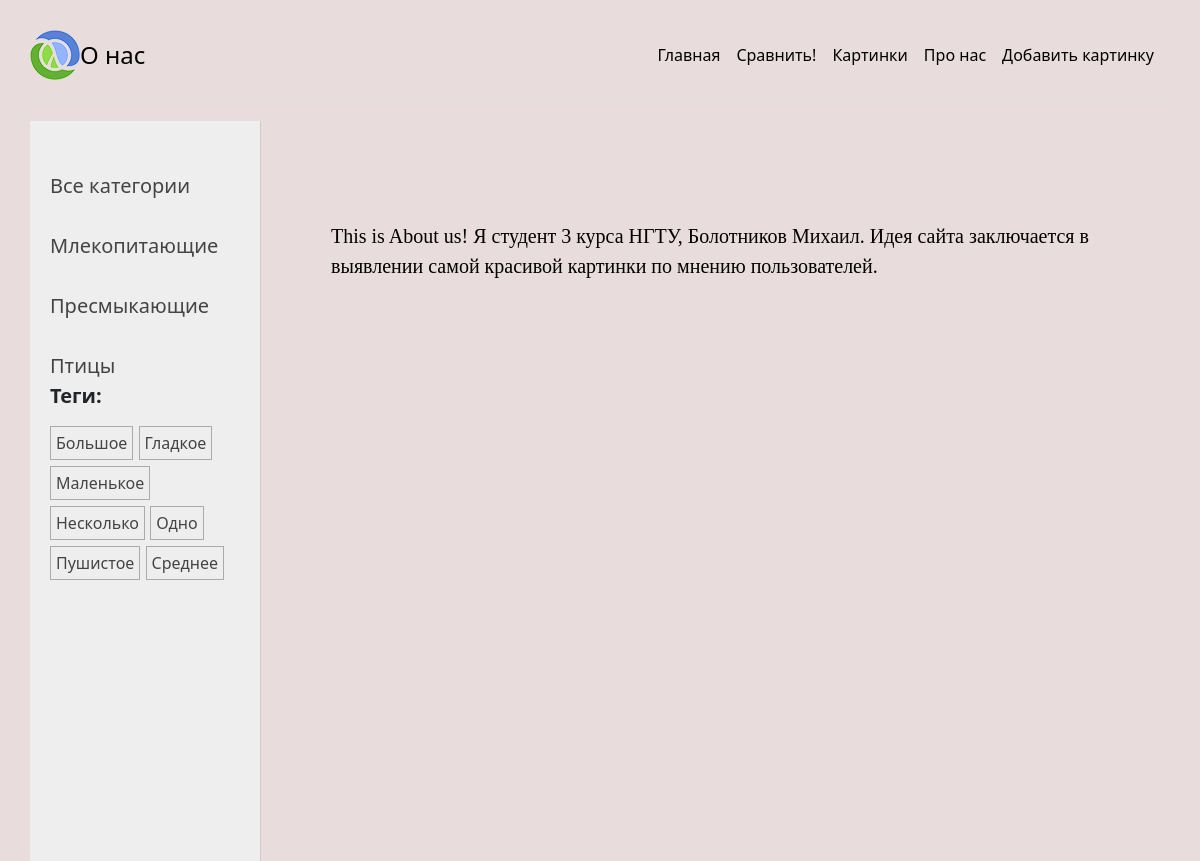
Page /about-us on the committed database.
### myFirstProject/models.py (models this page shows, shortened)
class Category(models.Model):
    name = models.CharField(max_length=100, db_index=True, verbose_name="Категория")
    slug = models.SlugField(max_length=255, unique=True, db_index=True)
    class Meta:
        verbose_name = "Категория"
        verbose_name_plural = "Категории"
    def get_absolute_url(self):
        return reverse('category', kwargs={'cat_slug': self.slug})

class TagPost(models.Model):
    tag = models.CharField(max_length=100, db_index=True)
    slug = models.SlugField(max_length=255, unique=True, db_index=True)
    def get_absolute_url(self):
        return reverse('tag', kwargs={'tag_slug': self.slug})

### myFirstProject/views.py (the view)
# urls.py: path('about-us', views.about, name='about'),
def about(request):
    data = {
        'content': 'О нас',
        'title': 'О нас',
        'dict': {'key_1': 'Главная', 'key_2': 'Сравнить!', 'key_3': 'Картинки', 'key_4': 'Про нас', 'key_5': 'Добавить картинку'}
    }
    return render(request, 'myFirstProject/about.html', data)

### myFirstProject/templatetags/photo_tags.py (called while the page is built)
@register.inclusion_tag('myFirstProject/list_categories.html')
def show_categories(cat_selected=0):
    cats = Category.objects.annotate(total=Count("posts")).filter(total__gt=0)
    return {'cats': cats, 'cat_selected': cat_selected}

@register.inclusion_tag('myFirstProject/list_tags.html')
def show_all_tags():
    return {'tags': TagPost.objects.annotate(total=Count("tags")).filter(total__gt=0)}

### myFirstProject/templates/myFirstProject/about.html
{% extends 'base.html' %}
{% block content %}
This is About us!
Я студент 3 курса НГТУ, Болотников Михаил.
Идея сайта заключается в выявлении самой красивой картинки по мнению пользователей.
{% endblock %}

### myFirstProject/templates/myFirstProject/list_categories.html
{% for cat in cats %}
{% if cat.id == cat_selected %}
<li class="selected"> {{cat.name}}</li>
{% else %}
<li><a href="{{ cat.get_absolute_url }}">{{cat.name}}</a></li>
{% endif %}
{% endfor %}

### myFirstProject/templates/myFirstProject/list_tags.html
{% if tags %}
    <p><b>Теги:</b></p>
    <ul class="tags-list">
        {% for t in tags %}
        <li><a href="{{t.get_absolute_url}}">{{t.tag}}</a></li>
        {% endfor %}
    </ul>
{% endif %}

### myFirstProject/static/myFirstProject/css/styles.css (style rules this page uses)
html, body { font-family: 'Arial'; margin: 0; padding: 0; height: 100%; width: 100%; color: #444; }
a { color: #0059b2; text-decoration: none; }
.left-chapters ul { width: 230px; margin: 0; padding: 20px 10px 10px 20px; list-style: none; font-size: 20px; }
.left-chapters ul li { margin: 30px 0 0 0; color: #999; }
.left-chapters ul li a { color: #444; text-decoration: none; }
ul.tags-list { width: 100%; margin: 0; padding: 0; list-style: none; }
ul.tags-list li { margin: 0; padding: 0 0 10px; display: inline-block; }
ul.tags-list li a { padding: 5px; font-size: 16px; border: 1px solid #aaa; }

### myFirstProject/static/myFirstProject/css/base.css (style rules this page uses)
body { padding: 2.5%; height: 100vh; font-weight: bold; }

### myFirstProject/templates/base.html (style rules this page uses)
body { background-color: #e8dcdc; }

### rows in the picture
Category: name "Млекопитающие"
Category: name "Пресмыкающие"
Category: name "Птицы"
TagPost: tag "Большое"
TagPost: tag "Гладкое"
TagPost: tag "Маленькое"
TagPost: tag "Несколько"
TagPost: tag "Одно"
TagPost: tag "Пушистое"
TagPost: tag "Среднее"

### other values in the picture
{{ content }} "О нас"
{{ dict.key_1 }} "Главная"
{{ dict.key_2 }} "Сравнить!"
{{ dict.key_3 }} "Картинки"
{{ dict.key_4 }} "Про нас"
{{ dict.key_5 }} "Добавить картинку"
